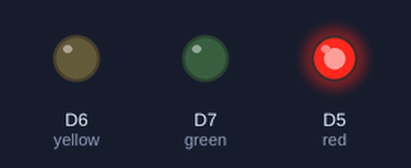
Recording of a program running on a simulated ESP8266 (NodeMCU). Shown: output pins drawn as LEDs (lit = HIGH).

Above: at 0.05 s.
At 1.35 s:
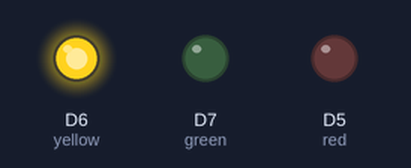
At 2.65 s:
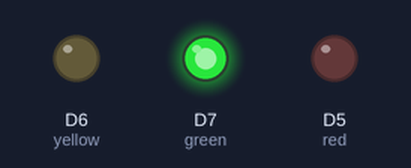
Timing chart, 0 to 3.0 s (numbered marks = the images above):
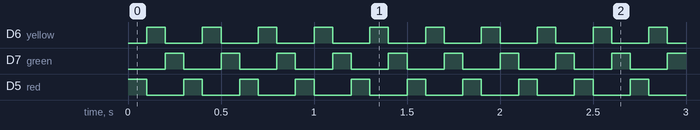

The program:

main.cpp
```cpp
#include <Arduino.h>

// put function declarations here:

int red = D5;
int green = D7;
int yellow = D6;

void setup() {
  // put your setup code here, to run once:

  pinMode (red, OUTPUT);
  pinMode (green, OUTPUT);
  pinMode (yellow, OUTPUT);

}

void loop() {
  // put your main code here, to run repeatedly:

  digitalWrite(red, HIGH);
  digitalWrite(yellow, LOW);
  digitalWrite(green, LOW);
  delay(100);
  digitalWrite(red, LOW);
  digitalWrite(yellow, HIGH);
  digitalWrite(green, LOW);
  delay(100);
  digitalWrite(red, LOW);
  digitalWrite(yellow, LOW);
  digitalWrite(green, HIGH);
  delay(100);
}

// put function definitions here:
int myFunction(int x, int y) {
  return x + y;
}
```

Measured:
- by itself, D6 (yellow), D7 (green), D5 (red): alternates HIGH for 0.10 s and LOW for 0.20 s
